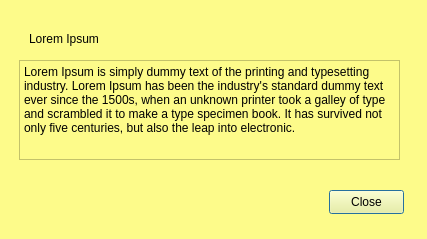
<?xml version="1.0" encoding="UTF-8"?>
<ui version="4.0">
 <class>Dialog</class>
 <widget class="QDialog" name="Dialog">
  <property name="geometry">
   <rect>
    <x>0</x>
    <y>0</y>
    <width>427</width>
    <height>239</height>
   </rect>
  </property>
  <property name="windowTitle">
   <string>details</string>
  </property>
  <property name="styleSheet">
   <string notr="true">background-color: #FDFB8A;
</string>
  </property>
  <widget class="QLabel" name="label_11">
   <property name="geometry">
    <rect>
     <x>29</x>
     <y>20</y>
     <width>171</width>
     <height>51</height>
    </rect>
   </property>
   <property name="styleSheet">
    <string notr="true">font: 700 italic 18pt &quot;Arial&quot;;</string>
   </property>
   <property name="text">
    <string>Lorem Ipsum
</string>
   </property>
  </widget>
  <widget class="QPlainTextEdit" name="plainTextEdit_2">
   <property name="geometry">
    <rect>
     <x>19</x>
     <y>60</y>
     <width>381</width>
     <height>100</height>
    </rect>
   </property>
   <property name="styleSheet">
    <string notr="true"/>
   </property>
   <property name="plainText">
    <string>Lorem Ipsum is simply dummy text of the printing and typesetting industry. Lorem Ipsum has been the industry's standard dummy text ever since the 1500s, when an unknown printer took a galley of type and scrambled it to make a type specimen book. It has survived not only five centuries, but also the leap into electronic.</string>
   </property>
  </widget>
  <widget class="QPushButton" name="btn_close">
   <property name="geometry">
    <rect>
     <x>329</x>
     <y>190</y>
     <width>75</width>
     <height>24</height>
    </rect>
   </property>
   <property name="text">
    <string>Close</string>
   </property>
  </widget>
  <widget class="QLabel" name="label_21">
   <property name="geometry">
    <rect>
     <x>369</x>
     <y>0</y>
     <width>21</width>
     <height>21</height>
    </rect>
   </property>
   <property name="text">
    <string/>
   </property>
   <property name="pixmap">
    <pixmap>../../../Downloads/bookmark_FILL1_wght400_GRAD0_opsz48.png</pixmap>
   </property>
   <property name="scaledContents">
    <bool>true</bool>
   </property>
  </widget>
  <widget class="QLabel" name="label">
   <property name="geometry">
    <rect>
     <x>29</x>
     <y>190</y>
     <width>21</width>
     <height>21</height>
    </rect>
   </property>
   <property name="text">
    <string/>
   </property>
   <property name="pixmap">
    <pixmap>../../../Downloads/add_alert_FILL0_wght400_GRAD0_opsz48.png</pixmap>
   </property>
   <property name="scaledContents">
    <bool>true</bool>
   </property>
  </widget>
  <widget class="QLabel" name="label_2">
   <property name="geometry">
    <rect>
     <x>69</x>
     <y>190</y>
     <width>21</width>
     <height>21</height>
    </rect>
   </property>
   <property name="midLineWidth">
    <number>0</number>
   </property>
   <property name="text">
    <string/>
   </property>
   <property name="pixmap">
    <pixmap>../../../Downloads/person_add_FILL0_wght400_GRAD0_opsz48.png</pixmap>
   </property>
   <property name="scaledContents">
    <bool>true</bool>
   </property>
  </widget>
  <widget class="QLabel" name="label_3">
   <property name="geometry">
    <rect>
     <x>109</x>
     <y>191</y>
     <width>21</width>
     <height>20</height>
    </rect>
   </property>
   <property name="text">
    <string/>
   </property>
   <property name="pixmap">
    <pixmap>../../../Downloads/palette_FILL0_wght400_GRAD0_opsz48.png</pixmap>
   </property>
   <property name="scaledContents">
    <bool>true</bool>
   </property>
  </widget>
  <widget class="QLabel" name="label_4">
   <property name="geometry">
    <rect>
     <x>149</x>
     <y>190</y>
     <width>21</width>
     <height>21</height>
    </rect>
   </property>
   <property name="text">
    <string/>
   </property>
   <property name="pixmap">
    <pixmap>../../../Downloads/imagesmode_FILL0_wght400_GRAD0_opsz48.png</pixmap>
   </property>
   <property name="scaledContents">
    <bool>true</bool>
   </property>
  </widget>
  <widget class="QLabel" name="label_5">
   <property name="geometry">
    <rect>
     <x>189</x>
     <y>190</y>
     <width>21</width>
     <height>21</height>
    </rect>
   </property>
   <property name="text">
    <string/>
   </property>
   <property name="pixmap">
    <pixmap>../../../Downloads/archive_FILL0_wght400_GRAD0_opsz48.png</pixmap>
   </property>
   <property name="scaledContents">
    <bool>true</bool>
   </property>
  </widget>
  <widget class="QLabel" name="label_6">
   <property name="geometry">
    <rect>
     <x>219</x>
     <y>190</y>
     <width>21</width>
     <height>21</height>
    </rect>
   </property>
   <property name="text">
    <string/>
   </property>
   <property name="pixmap">
    <pixmap>../../../Downloads/more_vert_FILL1_wght400_GRAD0_opsz48.png</pixmap>
   </property>
   <property name="scaledContents">
    <bool>true</bool>
   </property>
  </widget>
  <widget class="QLabel" name="label_7">
   <property name="enabled">
    <bool>true</bool>
   </property>
   <property name="geometry">
    <rect>
     <x>249</x>
     <y>190</y>
     <width>21</width>
     <height>21</height>
    </rect>
   </property>
   <property name="text">
    <string/>
   </property>
   <property name="pixmap">
    <pixmap>../../../Downloads/undo_FILL0_wght400_GRAD0_opsz48.png</pixmap>
   </property>
   <property name="scaledContents">
    <bool>true</bool>
   </property>
  </widget>
  <widget class="QLabel" name="label_8">
   <property name="geometry">
    <rect>
     <x>279</x>
     <y>190</y>
     <width>21</width>
     <height>21</height>
    </rect>
   </property>
   <property name="text">
    <string/>
   </property>
   <property name="pixmap">
    <pixmap>../../../Downloads/redo_FILL0_wght400_GRAD0_opsz48.png</pixmap>
   </property>
   <property name="scaledContents">
    <bool>true</bool>
   </property>
  </widget>
 </widget>
 <resources/>
 <connections/>
</ui>
